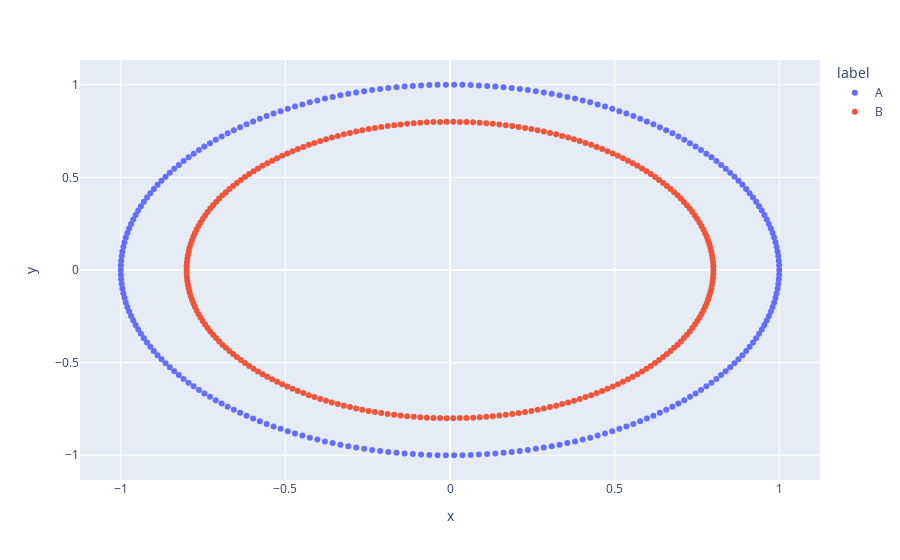

Source (notebook cell):
### Code cell
px.scatter(circles_df, x='x', y='y', color = 'label')

### Figure 1 — Plotly figure (JSON) as saved in the notebook; plotly's stock layout.template omitted (floating-point values rounded to 4 significant figures; data arrays with more than 128 entries replaced by an {"elided": "..."} marker saying what was removed)
{"data": [{"hovertemplate": "label=A<br>x=%{x}<br>y=%{y}<extra></extra>", "legendgroup": "A", "marker": {"color": "#636efa", "symbol": "circle"}, "mode": "markers", "name": "A", "orientation": "v", "showlegend": true, "type": "scatter", "x": {"elided": "250 float values"}, "xaxis": "x", "y": {"elided": "250 float values"}, "yaxis": "y"}, {"hovertemplate": "label=B<br>x=%{x}<br>y=%{y}<extra></extra>", "legendgroup": "B", "marker": {"color": "#EF553B", "symbol": "circle"}, "mode": "markers", "name": "B", "orientation": "v", "showlegend": true, "type": "scatter", "x": {"elided": "250 float values"}, "xaxis": "x", "y": {"elided": "250 float values"}, "yaxis": "y"}], "layout": {"autosize": true, "legend": {"title": {"text": "label"}, "tracegroupgap": 0}, "margin": {"t": 60}, "xaxis": {"anchor": "y", "autorange": true, "domain": [0, 1], "range": [-1.119, 1.119], "title": {"text": "x"}, "type": "linear"}, "yaxis": {"anchor": "x", "autorange": true, "domain": [0, 1], "range": [-1.155, 1.155], "title": {"text": "y"}, "type": "linear"}}}
